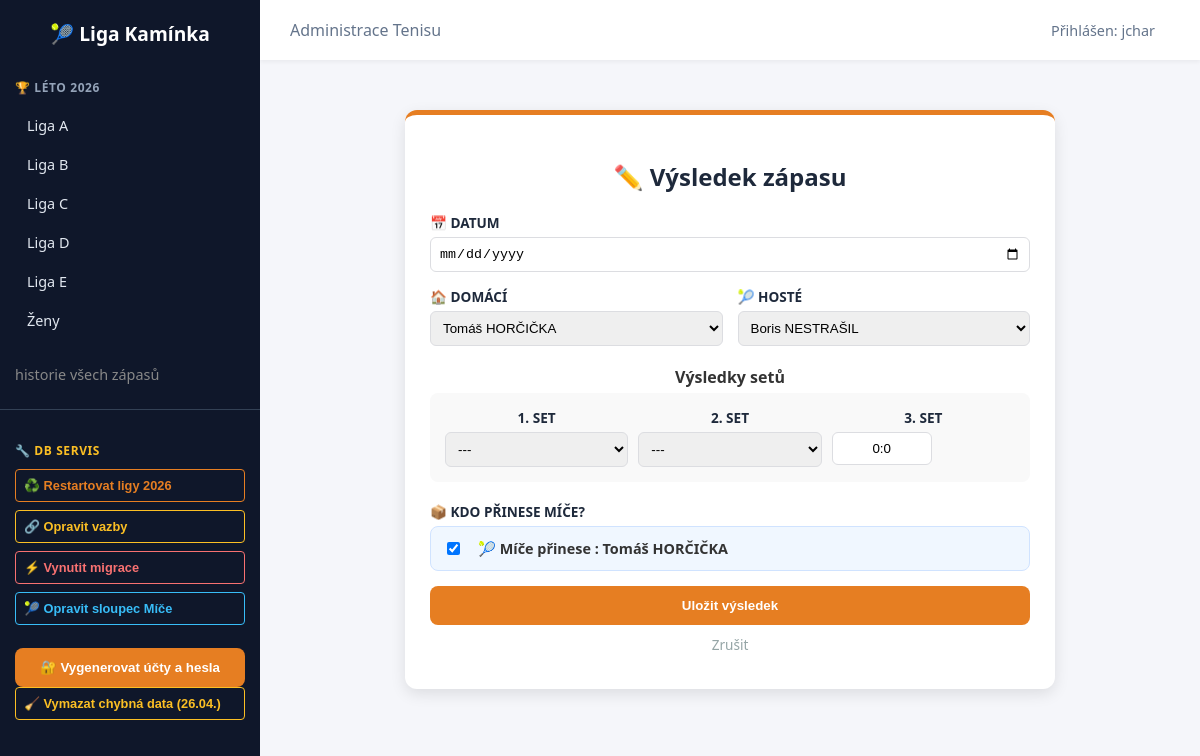
The app's page /tenis/editovat-vysledek/2439/ (signed in) with its own data.
### tenis_app/models.py (models this page shows, shortened)
class Zapas(models.Model):
    VYSLEDKY_SETU = [
        ('0:0', '---'), ('6:0', '6:0'), ('6:1', '6:1'), ('6:2', '6:2'), ('6:3', '6:3'), ('6:4', '6:4'),
        ('7:5', '7:5'), ('7:6', '7:6'), ('0:6', '0:6'), ('1:6', '1:6'), ('2:6', '2:6'), ('3:6', '3:6'),
        ('4:6', '4:6'), ('5:7', '5:7'), ('6:7', '6:7'),
    ]
    soutez = models.ForeignKey(Soutez, on_delete=models.CASCADE, related_name='zapasy', null=True)
    hrac_domaci = models.ForeignKey(Hrac, on_delete=models.CASCADE, related_name='domaci')
    hrac_hoste = models.ForeignKey(Hrac, on_delete=models.CASCADE, related_name='hoste')
    set1 = models.CharField(max_length=5, choices=VYSLEDKY_SETU, default='0:0')
    set2 = models.CharField(max_length=5, choices=VYSLEDKY_SETU, default='0:0')
    set3 = models.CharField(max_length=10, default='0:0', blank=True)
    sety_domaci = models.IntegerField(default=0)
    sety_hoste = models.IntegerField(default=0)
    gamy_domaci = models.IntegerField(default=0)
    gamy_hoste = models.IntegerField(default=0)
    mice_bere_domaci = models.BooleanField(default=True, verbose_name="Míče bere domácí")
    odehrano = models.BooleanField(default=False)
    datum = models.DateField(null=True, blank=True, verbose_name="Datum zápasu")
    class Meta:
        unique_together = ('soutez', 'hrac_domaci', 'hrac_hoste')
        ordering = ['-datum', 'hrac_domaci']

class Hrac(models.Model):
    jmeno = models.CharField(max_length=100, verbose_name="Jméno a příjmení")
    klub = models.CharField(max_length=100, blank=True, null=True, verbose_name="hraje ligu")
    foto = models.ImageField(upload_to='hraci/', blank=True, null=True, verbose_name="Fotka")
    datum_narozeni = models.DateField(blank=True, null=True, verbose_name="Datum narození")
    info = models.TextField(blank=True, null=True, verbose_name="O mně / Info")
    telefon = models.CharField(max_length=20, blank=True, null=True, verbose_name="Telefon")
    email = models.EmailField(blank=True, null=True, verbose_name="Email")
    web = models.URLField(blank=True, null=True, verbose_name="Webové stránky")
    class Meta:
        verbose_name = "Hráč"
        verbose_name_plural = "Hráči"
    def __str__(self):
        return self.jmeno
    class Meta:
        verbose_name = "Hráč"
        verbose_name_plural = "Hráči"

### tenis_app/views.py (the view)
# urls.py: path('editovat-vysledek/<int:pk>/', views.editovat_vysledek, name='editovat_vysledek'),
@login_required
@login_required
def editovat_vysledek(request, pk):
    zapas = get_object_or_404(Zapas, pk=pk)
    if request.method == 'POST':
        form = ZapasForm(request.POST, instance=zapas, user=request.user)
        if form.is_valid():
            zapas.save()
            return redirect('detail_souteze', soutez_slug=zapas.soutez.slug)
    else:
        form = ZapasForm(instance=zapas, user=request.user)
    return render(request, 'tenis_app/editovat_vysledek.html', {'form': form, 'zapas': zapas})

### tenis_app/forms.py
class ZapasForm(forms.ModelForm):
    class Meta:
        model = Zapas
        fields = ['datum', 'hrac_domaci', 'hrac_hoste', 'set1', 'set2', 'set3', 'mice_bere_domaci']
        widgets = {
            'datum': forms.DateInput(attrs={'type': 'date'}),
        }
    def __init__(self, *args, **kwargs):
        user = kwargs.pop('user', None)
        super().__init__(*args, **kwargs)
        self.fields['set3'] = forms.CharField(
            widget=forms.TextInput(attrs={
                'placeholder': 'např. 10:8',
                'style': 'width: 100px; text-align: center;',
                'class': 'form-control'
            }),
            initial='0:0',
            required=False
        )
        if user and not user.is_superuser:
            self.fields['mice_bere_domaci'].disabled = True
            self.fields['mice_bere_domaci'].help_text = "Pouze správce může měnit držitele míčů."

### tenis_app/templates/tenis_app/editovat_vysledek.html (shortened to what this page needs)
{% extends "base.html" %}
{% block content %}
<div class="form-container">
    <h2 class="form-title">✏️ Výsledek zápasu</h2>
    <form method="post">
        <div class="form-group" style="margin-bottom: 15px;">
            <label>📅 Datum</label>
            {{ form.datum }}
        </div>
        <div class="match-header">
            <div class="form-group">
                <label>🏠 Domácí</label>
                {{ form.hrac_domaci }}
            </div>
            <div class="form-group">
                <label>🎾 Hosté</label>
                {{ form.hrac_hoste }}
            </div>
        </div>
        <label style="display: block; text-align: center; font-weight: bold; margin-bottom: 5px;">Výsledky setů</label>
        <div class="sets-row">
            <div class="form-group">
                <label style="text-align: center;">1. Set</label>
                {{ form.set1 }}
            </div>
            <div class="form-group">
                <label style="text-align: center;">2. Set</label>
                {{ form.set2 }}
            </div>
            <div class="form-group">
                <label style="text-align: center;">3. Set</label>
                {{ form.set3 }}
            </div>
        </div>
        <div class="form-group full-width">
			<label>📦 Kdo přinese míče?</label>
			<div class="check-item" style="background: #f0f7ff; padding: 12px; border-radius: 8px; border: 1px solid #d0e3ff;">
				{{ form.mice_bere_domaci }}
				<span style="font-weight: bold; margin-left: 5px;">
					{% if zapas.mice_bere_domaci %}
						🎾 Míče přinese    : {{ zapas.hrac_domaci.jmeno }}
					{% else %}
						🎾 Míče přinese    : {{ zapas.hrac_hoste.jmeno }}
					{% endif %}
				</span>
			</div>
		</div>
        <button type="submit" class="btn-submit">Uložit výsledek</button>
    </form>
    <a href="{% url 'detail_souteze' zapas.soutez.slug %}" style="display: block; text-align: center; padding: 10px; color: #95a5a6; text-decoration: none; font-size: 0.85rem;">Zrušit</a>
</div>
{% endblock %}

### tenis_app/templates/base.html (shortened to what this page needs)
{% load static %}
<!DOCTYPE html>
<html lang="cs">
<head>
</head>
<body>
    <nav class="sidebar">
        <div style="padding: 0 25px 20px; text-align: center;">
            <a href="/" style="text-decoration: none; color: white; font-weight: bold; font-size: 1.2rem;">🎾 Liga Kamínka</a>
        </div>
        <div class="nav-section">
            <h3 class="nav-title">🏆 Léto 2026</h3>
            <ul class="nav-list">
                <li><a href="{% url 'detail_souteze' soutez_slug='26_kaminka_leto_A' %}" class="nav-link">Liga A</a></li>
                <li><a href="{% url 'detail_souteze' soutez_slug='26_kaminka_leto_B' %}" class="nav-link">Liga B</a></li>
                <li><a href="{% url 'detail_souteze' soutez_slug='26_kaminka_leto_C' %}" class="nav-link">Liga C</a></li>
                <li><a href="{% url 'detail_souteze' soutez_slug='26_kaminka_leto_D' %}" class="nav-link">Liga D</a></li>
                <li><a href="{% url 'detail_souteze' soutez_slug='26_kaminka_leto_E' %}" class="nav-link">Liga E</a></li>
                <li><a href="{% url 'detail_souteze' soutez_slug='26_kaminka_leto_z' %}" class="nav-link">Ženy</a></li>
            </ul>
        </div>
        <div class="nav-section">
            <a href="{% url 'prehled_vsech_zapasu' %}" style="color: #888; text-decoration: none; font-size: 0.9rem; display: block; margin-bottom: 10px;">
                historie všech zápasů
            </a>
        </div>
		{% if user.is_superuser %}
		<div class="nav-section" style="border-top: 1px solid #334155; padding-top: 20px; margin-top: 20px;">
			<h3 class="nav-title" style="color: #fbbf24;">🔧 DB SERVIS</h3>
			<ul class="nav-list">
				<li>
					<form action="{% url 'admin_tools' %}" method="post">
						<button type="submit" class="admin-btn" style="color: #e67e22; border-color: #e67e22;"
								onclick="return confirm('POZOR: Tato akce smaže všechny zápasy v ligách 2026 a vygeneruje nové se spravedlivým rozdělením míčů. Pokračovat?')">
							♻️ Restartovat ligy 2026
						</button>
					</form>
				</li>
				<li>
					<form action="{% url 'admin_tools' %}" method="post">
						<button type="submit" class="admin-btn btn-warn">🔗 Opravit vazby</button>
					</form>
				</li>
				<li>
					<form action="{% url 'admin_tools' %}" method="post">
						<button type="submit" class="admin-btn btn-danger">⚡ Vynutit migrace</button>
					</form>
				</li>
				<li>
					<form action="{% url 'admin_tools' %}" method="post">
						<button type="submit" class="admin-btn btn-info">🎾 Opravit sloupec Míče</button>
					</form>
				</li>
				<li>
				<form method="post" action="{% url 'admin_tools_launcher' %}">
					<button type="submit" name="akce" value="vytvor_hrace" class="btn-submit">
						🔐 Vygenerovat účty a hesla
					</button>
				</form>
				</li>
				<li>
					<form action="{% url 'admin_tools' %}" method="post">
						<button type="submit" class="admin-btn btn-warn" onclick="return confirm('Opravdu smazat datum u všech neodehraných zápasů?')">
							🧹 Vymazat chybná data (26.04.)
						</button>
					</form>
				</li>
			</ul>
		</div>
		{% endif %}
    </nav>
    <div class="main-wrapper">
        <header class="top-navbar">
            <div style="color: #64748b; font-weight: 500;">Administrace Tenisu</div>
            <div>
                {% if user.is_authenticated %}
                    <span style="font-size: 0.9rem; color: #64748b; margin-right: 15px;">Přihlášen: {{ user.username }}</span>
                {% endif %}
            </div>
        </header>
        <main class="main-content">
            {% block content %}
            {% endblock %}
        </main>
    </div>
</body>
</html>

### tenis_app/templates/base.html (style rules this page uses)
:root { --navy: #1e293b; --clay: #e67e22; --clay-dark: #d35400; --border: #dcdde1; --win: #27ae60; --bg: #f5f6fa; --sidebar-bg: #0f172a; }
body { font-family: 'Segoe UI', Tahoma, Geneva, Verdana, sans-serif; margin: 0; background-color: var(--bg); color: #333; display: flex; min-height: 100vh; }
.sidebar { width: 260px; background: var(--sidebar-bg); color: white; padding: 20px 0; flex-shrink: 0; position: sticky; top: 0; height: 100vh; overflow-y: auto; }
.nav-section { margin-bottom: 25px; padding: 0 15px; }
.nav-title { font-size: 0.75rem; text-transform: uppercase; color: #94a3b8; margin-bottom: 10px; letter-spacing: 0.05em; }
.nav-list { list-style: none; padding: 0; margin: 0; }
.nav-link { display: block; padding: 10px 12px; color: #e2e8f0; text-decoration: none; border-radius: 6px; transition: 0.2s; font-size: 0.9rem; }
.admin-btn { width: 100%; background: transparent; border: 1px solid; padding: 8px; border-radius: 4px; cursor: pointer; font-size: 0.8rem; font-weight: bold; transition: 0.2s; text-align: left; margin-bottom: 8px; }
.btn-warn { color: #fbbf24; border-color: #fbbf24; }
.btn-danger { color: #f87171; border-color: #f87171; }
.btn-info { color: #38bdf8; border-color: #38bdf8; }
.main-wrapper { flex-grow: 1; display: flex; flex-direction: column; }
.top-navbar { background: white; height: 60px; display: flex; align-items: center; justify-content: space-between; padding: 0 30px; box-shadow: 0 2px 4px rgba(0,0,0,0.05); }
.main-content { padding: 30px; }

### tenis_app/templates/tenis_app/editovat_vysledek.html (style rules this page uses)
.form-container { max-width: 600px; margin: 20px auto; background: white; padding: 25px; border-radius: 12px; box-shadow: 0 5px 15px rgba(0,0,0,0.1); border-top: 5px solid var(--clay); }
.form-title { color: var(--navy); text-align: center; margin-bottom: 20px; font-size: 1.5rem; }
.match-header { display: grid; grid-template-columns: 1fr 1fr; gap: 15px; margin-bottom: 20px; }
.sets-row { display: grid; grid-template-columns: 1fr 1fr 1fr; gap: 10px; background: #f9f9f9; padding: 15px; border-radius: 8px; margin-bottom: 20px; }
.form-group label { display: block; margin-bottom: 5px; font-weight: bold; color: var(--navy); font-size: 0.85rem; text-transform: uppercase; }
input, select { width: 100%; padding: 8px; border: 1px solid var(--border); border-radius: 6px; box-sizing: border-box; }
.check-item { display: flex; align-items: center; gap: 10px; font-size: 0.9rem; }
.check-item input { width: auto; }
.btn-submit { background: var(--clay); color: white; border: none; padding: 12px; width: 100%; border-radius: 8px; font-weight: bold; cursor: pointer; margin-top: 15px; }

### records on screen
Zapas: hrac_domaci "Tomáš HORČIČKA", hrac_hoste "Boris NESTRAŠIL", set1 "---", set2 "---", set3 "0:0", mice_bere_domaci "☑", hrac_domaci.jmeno "Tomáš HORČIČKA"

### other values on screen
{{ user.username }} "jchar"
